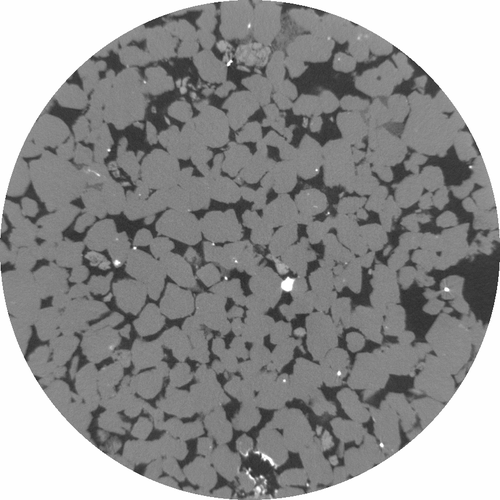
#> input picture imgs/granite.png, 500 x 500 px, found by its file name
$ python wiener.py
#> lines starting #> are read from the running program, lines starting #| are printed output that depends on the picture; long printed decimals are rounded
#> further down, im is the input picture: shape (500, 500, 3); min 37, max 255, mean 146.2
import cv2 as cv
import numpy as np
import os
import matplotlib.pyplot as plt


def add_salt_and_pepper_noise(im, salt_prob:float=0.01, pepper_prob:float=0.01):
    im_noisy = np.copy(im)
    h, w = im_noisy.shape[:2]
    # generate random noise mask
    salt_mask = np.random.random(size=(h, w)) < salt_prob
    pepper_mask = np.random.random(size=(h, w)) < pepper_prob
    im_noisy[salt_mask] = 255    # salt noise
    im_noisy[pepper_mask] = 0    # pepper noise
    return im_noisy


# from ./tests/blurring.py
def create_gaussian_filter(ksize:int, sigma:int):
    """ replace matlab function fspecial('gaussian', ksize, sigma)\\

        ksize   : int   kernel size\\
        sigma   : int   level of gaussian blurring\\
    """
    ax = np.arange(-ksize // 2 + 1., ksize // 2 + 1.)
    xx, yy = np.meshgrid(ax, ax)
    e = np.exp(-(xx**2 + yy**2) / (2. * sigma**2))
    return e / e.sum()


# from ./tests/compare_fft.py
def get_fft_image(im):
    """ transform image into freq domain using FFT\n

        im  : image in spatial domain\n
    """
    im_fft = np.fft.fftshift( np.fft.fft2(im) )     # get the fft 2D, shift the zero into center
    im_fft_amplitude = np.log10(1 + np.abs(im_fft))
    im_fft_phase = np.angle(im_fft)
    return im_fft, im_fft_amplitude, im_fft_phase


def add_padding_kernel(kernel, size_like):
    """ multiplication in freq domain conducted in same size\n

        kernel  : the kernel\n
        size_like   : image whose desired size. Recomended to be the same w source image\n
    """
    delta_rows = size_like.shape[0] - kernel.shape[0]
#> delta_rows = 493
    delta_cols = size_like.shape[1] - kernel.shape[1]
#> delta_cols = 493
    # Pad Array A with zeros to match the size of Array B
    pad_top = delta_rows // 2
#> pad_top = 246
    pad_bottom = delta_rows - pad_top
#> pad_bottom = 247
    pad_left = delta_cols // 2
#> pad_left = 246
    pad_right = delta_cols - pad_left
#> pad_right = 247
    # Pad Array A from the center to match the size of Array B
    paded_kernel = np.pad(kernel, ((pad_top, pad_bottom), (pad_left, pad_right)), mode='constant')
    return paded_kernel


def get_inverse_filter(psf, K:float):
    """ get the inverse filter (Wiener Transfer Filter)\n
        Ideal   : G(u,v) = 1 / H(u,v)\n
        WTF     : G(u,v) = H*(u,v) / (|H(u,v)|^2 + K), where K = (noise_power/signal_power)^2\n

        psf : filter h(x,y) in spatial domain\n
    """
    # get OTF (optical transfer function): FFT of the PSF. In book it is H(u,v)
    otf = np.fft.fftshift( np.fft.fft2(psf) )       # get the fft 2D, shift the zero into center
    wtf = np.conj(otf) / (np.abs(otf)**2 + K)       # wiener transfer filter
    return wtf      # the ideal inverse filter


def deblurring_image_fdomain(Yuv, Guv):
    """ Deblur an image in the frequency domain.

        Yuv : Blurred image in the frequency domain.
        Guv : Inverse filter G(u,v). The ideal inverse filter G(u,v) = 1 / H(u,v).

        Returns:
        Xxy : Deblurred image in the spatial domain.
    """
    # if Yuv.shape != Guv.shape: Guv = add_padding_kernel(Guv, size_like=Yuv)
    # Xuv = cv.mulSpectrums(Yuv, Guv, flags=cv.DFT_COMPLEX_OUTPUT)
    Xuv = np.multiply(Yuv, Guv)
    Xxy = np.fft.ifft2(np.fft.ifftshift(Xuv))
    Xxy = np.abs(Xxy).astype(np.uint8)

    return Xxy


def calculate_mse(im1, im2):
    mse = np.mean((im1 - im2) ** 2)
    return mse


def image_mirroring_quadrant(im):
    """ the result is mirrored, I<>III, II<>IV \n"""
    h,w = im.shape[:2]
    im2 = np.zeros_like(im)
    im2[:h//2, :w//2] = im[h//2:, w//2:]    # II in im2 = IV in im
    im2[:h//2, w//2:] = im[h//2:, :w//2]    # I
    im2[h//2:, :w//2] = im[:h//2, w//2:]    # III
    im2[h//2:, w//2:] = im[:h//2, :w//2]    # IV
    return im2


def display_n_save(title, im, isShow:bool=0):
    fig = plt.figure()
    plt.title(title); plt.imshow(im, cmap='gray')
    fig.savefig(os.path.join( os.getcwd(), f'./tests/weiner/{title}.jpg'))
    plt.tight_layout();
    if isShow: plt.show()


def test():
    im = cv.imread(os.getcwd() + './imgs/granite.png', cv.IMREAD_GRAYSCALE)
    im_fft, im_fft_amplitude, im_fft_phase = get_fft_image(im)
    im_ifft = np.fft.ifft2(np.fft.ifftshift(im_fft))
    im_ifft = np.abs(im_ifft).astype(np.uint8)  # normalize in 0-255 scale
    plt.figure(1), plt.title('im'), plt.imshow(im, cmap='gray')
    plt.figure(2), plt.title('im_fft_amplitude'), plt.imshow(im_fft_amplitude, cmap='gray')
    plt.figure(3), plt.title('im_fft_phase'), plt.imshow(im_fft_phase, cmap='gray')
    plt.figure(4), plt.title('im_ifft'), plt.imshow(im_ifft, cmap='gray')
    plt.figure(5), plt.title('abs diff'), plt.imshow(cv.absdiff(im, im_ifft), cmap='gray'), plt.colorbar()
    plt.show()


if __name__ == '__main__':
    im = cv.imread(os.getcwd() + './imgs/granite.png')
    im_gray = cv.cvtColor(im, cv.COLOR_BGR2GRAY)
    # blur the image
    psf = create_gaussian_filter(ksize=7, sigma=3)
    psf_paded = add_padding_kernel(psf, size_like=im_gray)
    im_blur = cv.filter2D(im_gray, ddepth=cv.CV_8U, kernel=psf_paded)
    # add noise
    im_noisy = add_salt_and_pepper_noise(im_blur, salt_prob=0.01, pepper_prob=0.01)

    # preprocessing
    im_denoised = cv.medianBlur(im_noisy, 7)
    im_denoised_fft,_,_ = get_fft_image(im_denoised)
#> in get_fft_image, `im_fft_amplitude = np.log10(1 + np.abs(im_fft))`:
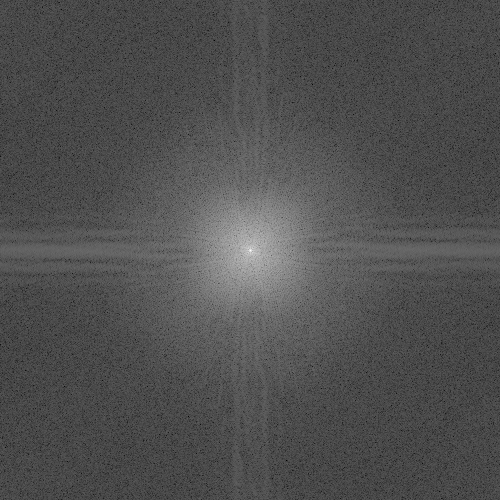
#> im_fft_amplitude: shape (500, 500) float64; min 0.224, max 7.56, mean 2.54; drawn with min black and max white
#> in get_fft_image, `im_fft_phase = np.angle(im_fft)`:
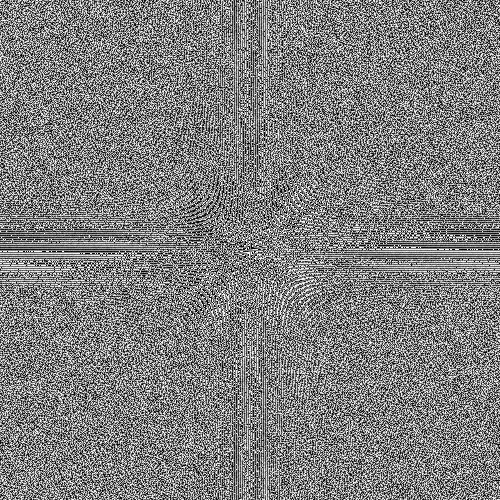
#> im_fft_phase: shape (500, 500) float64; min -3.14, max 3.14, mean 1.26e-05; drawn with min black and max white

    # deblurring
    arr_K, arr_mse = [], []
    # for i in range(0,1):
    #     K = 0.0039000000000000003
    for i in range(0,1):
        K = i * 0.00001
        K = 0.01
        Guv = get_inverse_filter(psf_paded, K=K)
        im_deblur = deblurring_image_fdomain(im_denoised_fft, Guv)
        im_deblur = image_mirroring_quadrant(im_deblur)
        mse_tmp = calculate_mse(im_gray, im_deblur)
        arr_K.append(K); arr_mse.append(mse_tmp)
        print(i, K, mse_tmp)
#> this loop made 1 pass
#> (mse in calculate_mse, mse_tmp) on pass 1: (48.38, 48.38)
#| 0 0.01 48.380
#> pass 1, in deblurring_image_fdomain, `Xxy = np.abs(Xxy).astype(np.uint8)`:
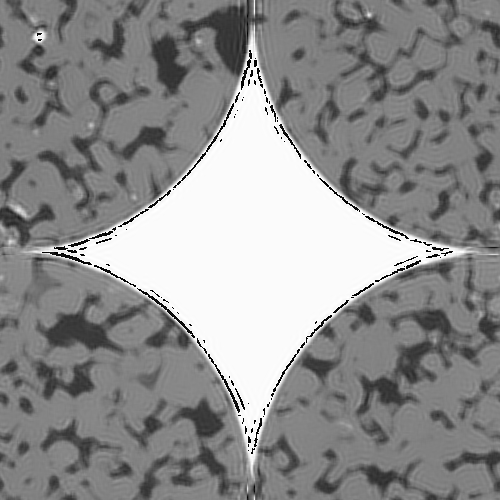
#> Xxy: shape (500, 500); min 0, max 255, mean 142.1
#> pass 1, `im_deblur = image_mirroring_quadrant(im_deblur)`:
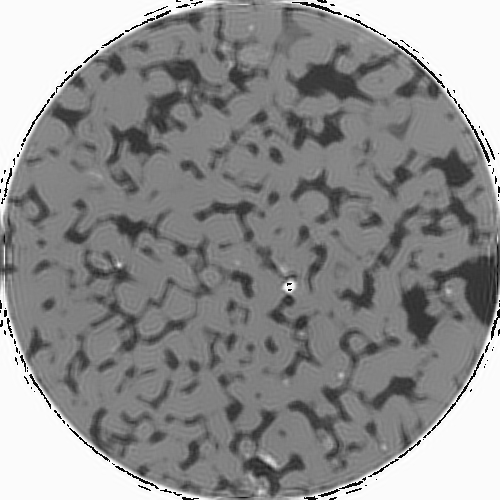
#> im_deblur: shape (500, 500); min 0, max 255, mean 142.1
#> after the loop, arr_K = [0.01]; arr_mse = [48.38]
    # deblur using best value of K
    idx = np.argmin(arr_mse)
#> idx = 0
    Guv = get_inverse_filter(psf_paded, K=arr_K[idx])
    im_deblur = deblurring_image_fdomain(im_denoised_fft, Guv)
    im_deblur = image_mirroring_quadrant(im_deblur)
#> in image_mirroring_quadrant (call 2), `im2[h//2:, :w//2] = im[:h//2, w//2:]`:
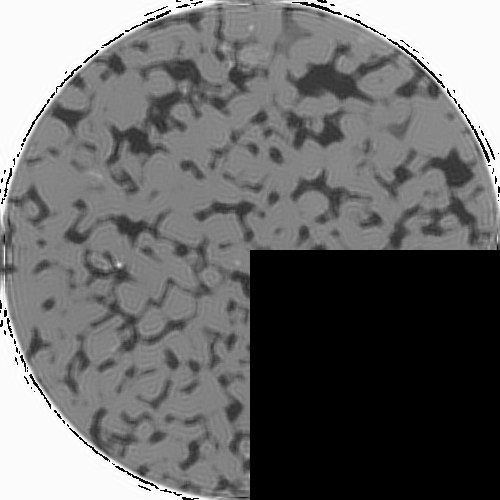
#> im2: shape (500, 500); min 0, max 255, mean 107.6

    im_diff = cv.absdiff(im_denoised, im_deblur).astype(np.uint8)
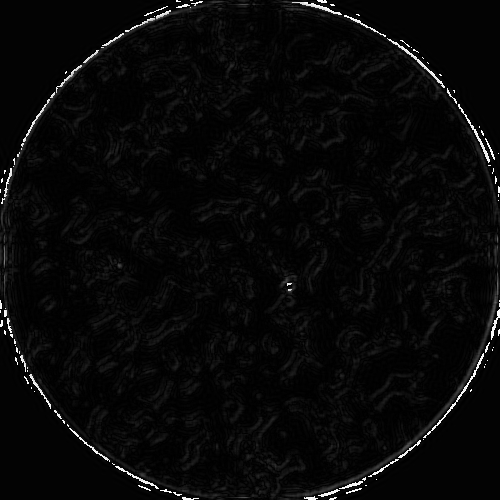
#> im_diff: shape (500, 500); min 0, max 254, mean 8.3

    print('im_gray\n', im_gray)
#> (printed output is left out)
    print('psf\n', psf_paded)
#> (printed output is left out)
    print('im_blur_fft\n', im_denoised_fft)
#> (printed output is left out)
    print('Guv\n', Guv)
#> (printed output is left out)
    print(f'K={arr_K[idx]}, MSE={arr_mse[idx]}')
#| K=0.01, MSE=48.380

    display_n_save('original', im)
    display_n_save('blur + noise', im_noisy)
    display_n_save('blur denoised', im_denoised)
    display_n_save('FFT blur denoised', np.log10(1+np.abs(im_denoised_fft)))
    display_n_save('psf', psf_paded)
    display_n_save('otf', np.log10(1+np.abs(Guv)))
    display_n_save('blur denoised', im_denoised)
    display_n_save('deblur', im_deblur, isShow=1)
#> in display_n_save (call 8), `if isShow: plt.show()`:
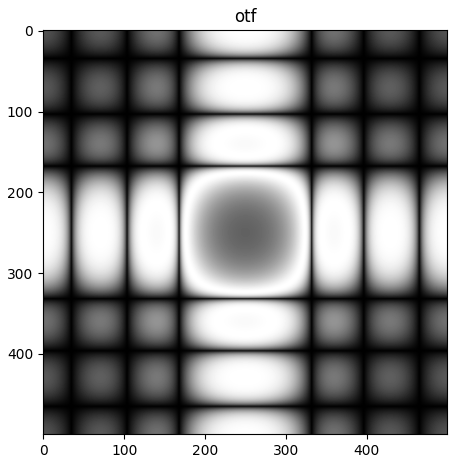
#> figure drawn by matplotlib, 1 panel
    # display_n_save('|blur-deblur|', im_diff, isShow=1)

    # cv.waitKey(0)
    # cv.destroyAllWindows()
